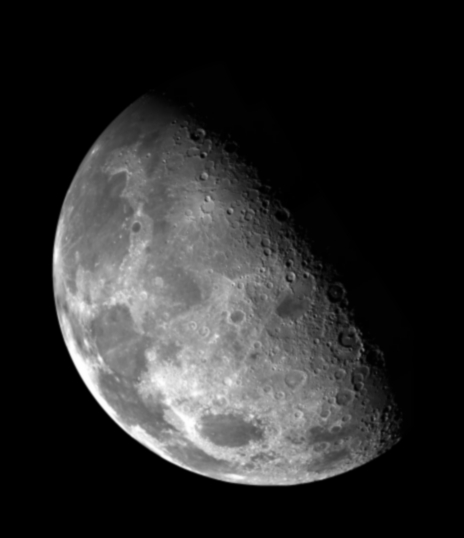
#> input picture Lab/Immagini/luna.jpg, 464 x 538 px, found by its file name
$ python '10)Esercizio3.1.2.py'
#> lines starting #> are read from the running program, lines starting #| are printed output that depends on the picture
# -*- coding: utf-8 -*-
import numpy as np # importa Numpy
import matplotlib.pyplot as plt # importa Matplotlib
import scipy.ndimage as ndi # importa Scipy per le immagini
import skimage.io as io # importa il modulo Input/Output di SK-Image
from skimage.util import random_noise
from skimage.exposure import equalize_hist
from skimage.transform import warp
from pathlib import Path
import myLibreria as my

path_immagini = Path(r"C:\Users\lucia\Desktop\FilePc\Uni\Magistrale\ESM\Laboratorio\Immagini_lab")

x = np.float64(io.imread(path_immagini/"luna.jpg"))
#> x: shape (538, 464) float64; min 0, max 255, mean 42.6
plt.subplot(1,3,1); plt.imshow(x, clim = None, cmap = 'gray')

""" filtro laplaciano usando la differenza centrale """
h = np.array([[0, 0, 1, 0, 0],
              [0, 0, 0, 0, 0],
              [1, 0,-4, 0, 1],
              [0, 0, 0, 0, 0],
              [0, 0, 1, 0, 0]])

""" filtro laplaciano usando la differenza normale """
h1 = np.array([[0, 1, 0],
               [1,-4, 1],
               [0, 1, 0]])

y = ndi.convolve(x, h, mode = 'reflect')
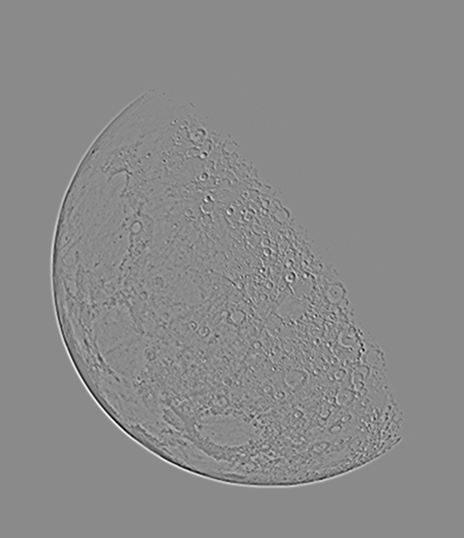
#> y: shape (538, 464) float64; min -283, max 239, mean 0; drawn with min black and max white
plt.subplot(1,3,2); plt.imshow(y, clim = None, cmap = 'gray')

y1 = ndi.correlate(x, h1, mode = 'reflect')
plt.subplot(1,3,3); plt.imshow(y1, clim = None, cmap = 'gray')
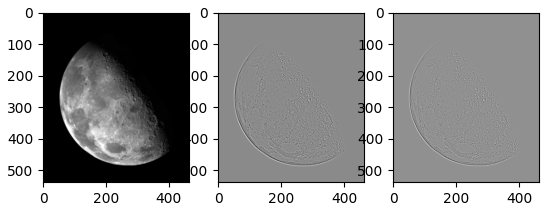
#> figure drawn by matplotlib, 3 panels
